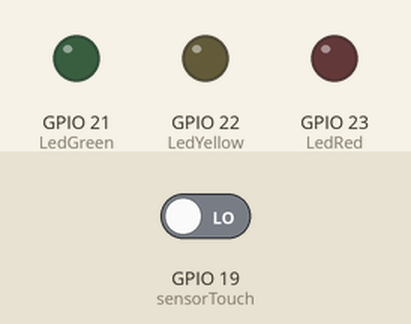
The sketch below on a simulated ESP32. Parts: output pins drawn as LEDs (lit = HIGH). The test bench sets the inputs (shaded band); at power-on: GPIO 19 (sensorTouch) LOW. WiFi joins after 1.5 s; servers stay silent unless stated; uploads are accepted with an empty reply; what the sketch prints to the serial monitor is not drawn.

Above: at 3.2 s.
3.3 s: GPIO 19 (sensorTouch) driven HIGH
At 4.8 s:
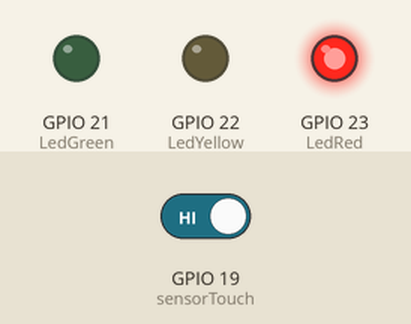
At 7.6 s:
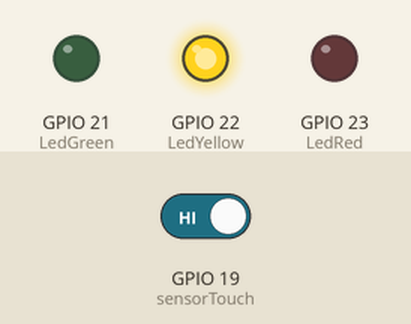
7.7 s: GPIO 19 (sensorTouch) driven LOW
At 8.3 s:
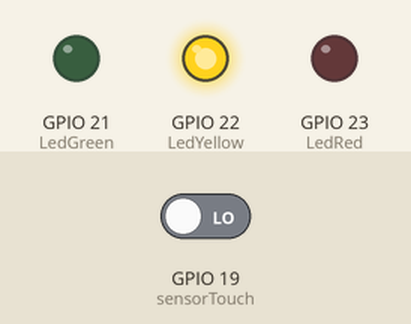
Timing chart, 0 to 10.7 s (numbered marks = the images above; inputs shaded):
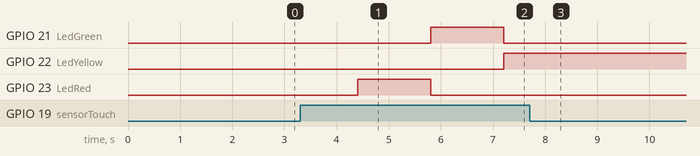

Measured:
- after the input at 3.3 s, GPIO 21 (LedGreen): LOW → HIGH after 2.5 s, → LOW 1.4 s later; GPIO 22 (LedYellow): LOW → HIGH after 3.9 s; GPIO 23 (LedRed): LOW → HIGH after 1.1 s, → LOW 1.4 s later
- after the input at 7.7 s, GPIO 21 (LedGreen): stays LOW (without the input it goes to HIGH after 2.3 s); GPIO 22 (LedYellow): stays HIGH (without the input it goes to LOW after 0.91 s); GPIO 23 (LedRed): stops changing and stays LOW

The sketch:

semaforo.ino
```cpp
#include "esp_timer.h" // Biblioteca nativa para temporizadores do ESP32
#include <WiFi.h>      // Biblioteca para ter ligação ao Wi-Fi
#include <HTTPClient.h>

/*
Trabalho Realizado por:
Ana Sá nº303 ERSC IPVC
Eduardo Junqueira nº30241 ERSC IPVC
*/

// Definir pinos atuador:
#define LedRed 23     // LED vermelho no semáforo no pino 23 do ESP32
#define LedYellow 22  // LED amarelo no semáforo no pino 22 do ESP32
#define LedGreen 21   // LED verde no semáforo no pino 21 do ESP32
// Definir pinos sensor:
#define sensorTouch 19 // Sensor de toque no pino 19 do ESP32

/** Definir estados do semáforo com enum **/
enum State {
  OFF,    // Todos os LEDs desligados
  RED,    // LED vermelho ligado
  YELLOW, // LED amarelo ligado
  GREEN,  // LED verde ligado
};

// Variáveis globais
bool touchActivated = false;      // Estado do sensor de toque inicial desligado.
State trafficLightState = OFF;    // Estado inicial do semáforo OFF.
volatile bool timerFlag = false;  // Flag para indicar que o temporizador disparou

esp_timer_handle_t periodic_timer; // Identificador do temporizador

// Credenciais Wi-Fi
const char* ssid = "SEU_SSID";//Alterar
const char* password = "SUA_PASSWORD";//Alterar

// URL do servidor
const char* serverURL = "http://172.16.192.157:3000/trafficlight";

// Variáveis para o delay entre cliques
unsigned long lastTouchTime = 0;

// Função para conectar ao Wi-Fi
void connectToWiFi() {
  WiFi.begin(ssid, password);
  Serial.print("Conectando ao Wi-Fi");
  while (WiFi.status() != WL_CONNECTED) {
    delay(1000);
    Serial.print(".");
  }
  Serial.println("\nWi-Fi conectado!");
  Serial.print("Endereço IP: ");
  Serial.println(WiFi.localIP());
}

/** Função para configurar os LEDs do semáforo **/
void controlTrafficLight(State state) {
  // Desligar todos os LEDs
  digitalWrite(LedRed, LOW);
  digitalWrite(LedYellow, LOW);
  digitalWrite(LedGreen, LOW);

  // Configurar LEDs e tempo do temporizador
  switch (state) {
    case OFF:
      Serial.println("Semáforo: OFF");
      break;

    case RED:
      digitalWrite(LedRed, HIGH);
      Serial.println("Semáforo: Vermelho");
      break;

    case YELLOW:
      digitalWrite(LedYellow, HIGH);
      Serial.println("Semáforo: Amarelo");
      break;

    case GREEN:
      digitalWrite(LedGreen, HIGH);
      Serial.println("Semáforo: Verde");
      break;
  }
}

// Função para verificar o sensor de toque
void checkTouchSensor() {
  unsigned long currentTime = millis();
  if (digitalRead(sensorTouch) == HIGH && (currentTime - lastTouchTime > 1000)) {
    lastTouchTime = currentTime;
    Serial.println("Sensor Ativado!");

    // Alterar manualmente o estado do semáforo
    if (trafficLightState == RED) {
      trafficLightState = GREEN;
    } else if (trafficLightState == GREEN) {
      trafficLightState = YELLOW;
    } else if (trafficLightState == YELLOW) {
      trafficLightState = RED;
    } else {
      trafficLightState = RED; // Inicializar no vermelho
    }

    controlTrafficLight(trafficLightState);
    sendTrafficLightState(); // Enviar estado ao servidor
  }
}

// Função para enviar estado do semáforo ao servidor
void sendTrafficLightState() {
  if (WiFi.status() == WL_CONNECTED) {
    HTTPClient http;
    http.begin(serverURL);
    http.addHeader("Content-Type", "application/json");

    String jsonPayload = "{\"state\":\"";
    if (trafficLightState == RED) jsonPayload += "RED\"}";
    else if (trafficLightState == GREEN) jsonPayload += "GREEN\"}";
    else if (trafficLightState == YELLOW) jsonPayload += "YELLOW\"}";
    else jsonPayload += "OFF\"}";

    int httpResponseCode = http.POST(jsonPayload);

    if (httpResponseCode > 0) {
      String response = http.getString();
      Serial.println("Resposta do servidor: " + response);
    } else {
      Serial.println("Erro ao enviar dados: " + String(httpResponseCode));
    }

    http.end();
  } else {
    Serial.println("Wi-Fi desconectado. Não foi possível enviar dados.");
  }
}

// Função para obter comandos do servidor
void getServerCommand() {
  if (WiFi.status() == WL_CONNECTED) {
    HTTPClient http;
    http.begin(serverURL);

    int httpResponseCode = http.GET();
    if (httpResponseCode > 0) {
      String response = http.getString();
      Serial.println("Comando recebido: " + response);

      if (response == "RED") trafficLightState = RED;
      else if (response == "YELLOW") trafficLightState = YELLOW;
      else if (response == "GREEN") trafficLightState = GREEN;
      else if (response == "OFF") trafficLightState = OFF;

      controlTrafficLight(trafficLightState);
    } else {
      Serial.println("Erro ao obter comando: " + String(httpResponseCode));
    }

    http.end();
  } else {
    Serial.println("Wi-Fi desconectado. Não foi possível obter comando.");
  }
}

/** Setup inicial **/
void setup() {
  Serial.begin(115200);
  Serial.println("Setup concluído!");

  // Configurar pinos
  pinMode(LedRed, OUTPUT);
  pinMode(LedYellow, OUTPUT);
  pinMode(LedGreen, OUTPUT);
  pinMode(sensorTouch, INPUT);

  connectToWiFi();
  controlTrafficLight(OFF); // Iniciar no estado OFF
}

/** Loop principal **/
void loop() {
  checkTouchSensor();
  getServerCommand();
  delay(1000); // Intervalo de 1 segundo
}


/** Loop principal **/
//void loop() {
  // Verificar o sensor de toque
  //checkTouchSensor();

  // Alterar estados automaticamente com base no temporizador
  //if (timerFlag) {
    //timerFlag = false; // Resetar a flag

    // Alternar para o próximo estado
   //if (trafficLightState == RED) {
    //  trafficLightState = GREEN;
    //} else if (trafficLightState == GREEN) {
    //  trafficLightState = YELLOW;
    //} else if (trafficLightState == YELLOW) {
    //  trafficLightState = RED;
    //}

    // Atualizar o semáforo com o novo estado
   // controlTrafficLight(trafficLightState);
  //}
//}
```
